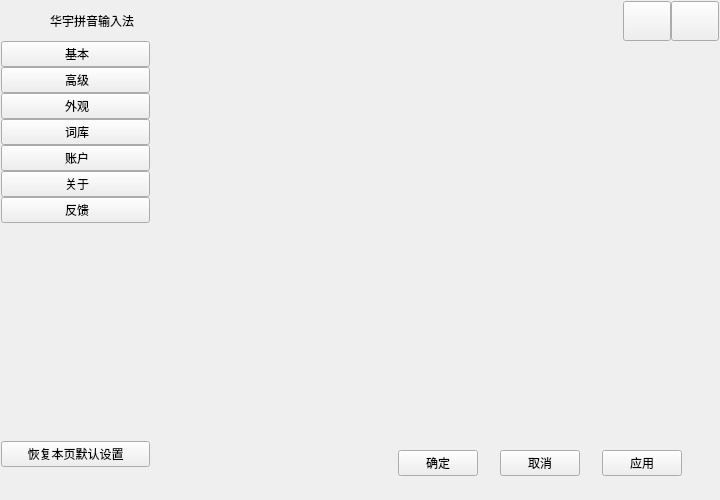
<?xml version="1.0" encoding="UTF-8"?>
<ui version="4.0">
 <class>MainWindow</class>
 <widget class="QMainWindow" name="MainWindow">
  <property name="geometry">
   <rect>
    <x>0</x>
    <y>0</y>
    <width>720</width>
    <height>500</height>
   </rect>
  </property>
  <property name="sizePolicy">
   <sizepolicy hsizetype="Expanding" vsizetype="Fixed">
    <horstretch>0</horstretch>
    <verstretch>0</verstretch>
   </sizepolicy>
  </property>
  <property name="minimumSize">
   <size>
    <width>720</width>
    <height>500</height>
   </size>
  </property>
  <property name="maximumSize">
   <size>
    <width>720</width>
    <height>500</height>
   </size>
  </property>
  <property name="windowTitle">
   <string>设置中心</string>
  </property>
  <property name="windowOpacity">
   <double>1.000000000000000</double>
  </property>
  <property name="iconSize">
   <size>
    <width>16</width>
    <height>16</height>
   </size>
  </property>
  <widget class="QWidget" name="centralWidget">
   <property name="sizePolicy">
    <sizepolicy hsizetype="Expanding" vsizetype="Expanding">
     <horstretch>0</horstretch>
     <verstretch>0</verstretch>
    </sizepolicy>
   </property>
   <property name="minimumSize">
    <size>
     <width>0</width>
     <height>0</height>
    </size>
   </property>
   <property name="maximumSize">
    <size>
     <width>166532</width>
     <height>166532</height>
    </size>
   </property>
   <layout class="QVBoxLayout" name="verticalLayout_5">
    <property name="leftMargin">
     <number>1</number>
    </property>
    <property name="topMargin">
     <number>1</number>
    </property>
    <property name="rightMargin">
     <number>1</number>
    </property>
    <property name="bottomMargin">
     <number>2</number>
    </property>
    <item>
     <layout class="QVBoxLayout" name="verticalLayout_4" stretch="50,450">
      <property name="spacing">
       <number>0</number>
      </property>
      <item>
       <widget class="QWidget" name="title_widget" native="true">
        <property name="sizePolicy">
         <sizepolicy hsizetype="Preferred" vsizetype="Expanding">
          <horstretch>0</horstretch>
          <verstretch>0</verstretch>
         </sizepolicy>
        </property>
        <property name="minimumSize">
         <size>
          <width>0</width>
          <height>40</height>
         </size>
        </property>
        <property name="maximumSize">
         <size>
          <width>16777215</width>
          <height>40</height>
         </size>
        </property>
        <layout class="QHBoxLayout" name="horizontalLayout_3" stretch="30,15,122,472,100">
         <property name="leftMargin">
          <number>0</number>
         </property>
         <property name="topMargin">
          <number>0</number>
         </property>
         <property name="rightMargin">
          <number>0</number>
         </property>
         <property name="bottomMargin">
          <number>0</number>
         </property>
         <item>
          <spacer name="horizontalSpacer_4">
           <property name="orientation">
            <enum>Qt::Horizontal</enum>
           </property>
           <property name="sizeType">
            <enum>QSizePolicy::Expanding</enum>
           </property>
           <property name="sizeHint" stdset="0">
            <size>
             <width>22</width>
             <height>17</height>
            </size>
           </property>
          </spacer>
         </item>
         <item>
          <widget class="QLabel" name="logo_label">
           <property name="text">
            <string/>
           </property>
          </widget>
         </item>
         <item>
          <widget class="QLabel" name="main_title">
           <property name="text">
            <string>华宇拼音输入法</string>
           </property>
          </widget>
         </item>
         <item>
          <spacer name="horizontalSpacer_3">
           <property name="orientation">
            <enum>Qt::Horizontal</enum>
           </property>
           <property name="sizeHint" stdset="0">
            <size>
             <width>386</width>
             <height>47</height>
            </size>
           </property>
          </spacer>
         </item>
         <item>
          <layout class="QHBoxLayout" name="horizontalLayout">
           <property name="spacing">
            <number>0</number>
           </property>
           <item>
            <widget class="QPushButton" name="miniBtn">
             <property name="sizePolicy">
              <sizepolicy hsizetype="Expanding" vsizetype="Expanding">
               <horstretch>0</horstretch>
               <verstretch>0</verstretch>
              </sizepolicy>
             </property>
             <property name="text">
              <string/>
             </property>
            </widget>
           </item>
           <item>
            <widget class="QPushButton" name="close_push_button">
             <property name="sizePolicy">
              <sizepolicy hsizetype="Expanding" vsizetype="Expanding">
               <horstretch>0</horstretch>
               <verstretch>0</verstretch>
              </sizepolicy>
             </property>
             <property name="text">
              <string/>
             </property>
            </widget>
           </item>
          </layout>
         </item>
        </layout>
       </widget>
      </item>
      <item>
       <widget class="QWidget" name="content_widget" native="true">
        <property name="sizePolicy">
         <sizepolicy hsizetype="Preferred" vsizetype="Expanding">
          <horstretch>0</horstretch>
          <verstretch>0</verstretch>
         </sizepolicy>
        </property>
        <layout class="QHBoxLayout" name="horizontalLayout_2" stretch="150,570">
         <property name="spacing">
          <number>0</number>
         </property>
         <property name="leftMargin">
          <number>0</number>
         </property>
         <property name="topMargin">
          <number>0</number>
         </property>
         <property name="rightMargin">
          <number>0</number>
         </property>
         <property name="bottomMargin">
          <number>2</number>
         </property>
         <item>
          <widget class="QWidget" name="sidewidget" native="true">
           <property name="sizePolicy">
            <sizepolicy hsizetype="Expanding" vsizetype="Expanding">
             <horstretch>0</horstretch>
             <verstretch>0</verstretch>
            </sizepolicy>
           </property>
           <property name="minimumSize">
            <size>
             <width>0</width>
             <height>0</height>
            </size>
           </property>
           <property name="maximumSize">
            <size>
             <width>16635</width>
             <height>16777215</height>
            </size>
           </property>
           <property name="styleSheet">
            <string notr="true"/>
           </property>
           <layout class="QVBoxLayout" name="verticalLayout_2">
            <property name="leftMargin">
             <number>0</number>
            </property>
            <property name="topMargin">
             <number>0</number>
            </property>
            <property name="rightMargin">
             <number>0</number>
            </property>
            <property name="bottomMargin">
             <number>29</number>
            </property>
            <item>
             <layout class="QVBoxLayout" name="verticalLayout">
              <property name="spacing">
               <number>0</number>
              </property>
              <property name="rightMargin">
               <number>1</number>
              </property>
              <item>
               <widget class="QPushButton" name="config_option_button">
                <property name="sizePolicy">
                 <sizepolicy hsizetype="Minimum" vsizetype="Fixed">
                  <horstretch>0</horstretch>
                  <verstretch>0</verstretch>
                 </sizepolicy>
                </property>
                <property name="minimumSize">
                 <size>
                  <width>0</width>
                  <height>0</height>
                 </size>
                </property>
                <property name="maximumSize">
                 <size>
                  <width>16635</width>
                  <height>16635</height>
                 </size>
                </property>
                <property name="text">
                 <string> 基本</string>
                </property>
               </widget>
              </item>
              <item>
               <widget class="QPushButton" name="advanced_option_button">
                <property name="sizePolicy">
                 <sizepolicy hsizetype="Minimum" vsizetype="Fixed">
                  <horstretch>0</horstretch>
                  <verstretch>0</verstretch>
                 </sizepolicy>
                </property>
                <property name="minimumSize">
                 <size>
                  <width>0</width>
                  <height>0</height>
                 </size>
                </property>
                <property name="maximumSize">
                 <size>
                  <width>16635</width>
                  <height>16635</height>
                 </size>
                </property>
                <property name="text">
                 <string> 高级</string>
                </property>
               </widget>
              </item>
              <item>
               <widget class="QPushButton" name="skin_option_button">
                <property name="sizePolicy">
                 <sizepolicy hsizetype="Minimum" vsizetype="Fixed">
                  <horstretch>0</horstretch>
                  <verstretch>0</verstretch>
                 </sizepolicy>
                </property>
                <property name="minimumSize">
                 <size>
                  <width>0</width>
                  <height>0</height>
                 </size>
                </property>
                <property name="maximumSize">
                 <size>
                  <width>16635</width>
                  <height>16635</height>
                 </size>
                </property>
                <property name="text">
                 <string> 外观</string>
                </property>
               </widget>
              </item>
              <item>
               <widget class="QPushButton" name="wordlib_option_button">
                <property name="sizePolicy">
                 <sizepolicy hsizetype="Minimum" vsizetype="Fixed">
                  <horstretch>0</horstretch>
                  <verstretch>0</verstretch>
                 </sizepolicy>
                </property>
                <property name="minimumSize">
                 <size>
                  <width>0</width>
                  <height>0</height>
                 </size>
                </property>
                <property name="maximumSize">
                 <size>
                  <width>16635</width>
                  <height>16635</height>
                 </size>
                </property>
                <property name="text">
                 <string> 词库</string>
                </property>
                <property name="flat">
                 <bool>false</bool>
                </property>
               </widget>
              </item>
              <item>
               <widget class="QPushButton" name="account_option_button">
                <property name="sizePolicy">
                 <sizepolicy hsizetype="Minimum" vsizetype="Fixed">
                  <horstretch>0</horstretch>
                  <verstretch>0</verstretch>
                 </sizepolicy>
                </property>
                <property name="minimumSize">
                 <size>
                  <width>0</width>
                  <height>0</height>
                 </size>
                </property>
                <property name="maximumSize">
                 <size>
                  <width>16635</width>
                  <height>16635</height>
                 </size>
                </property>
                <property name="text">
                 <string> 账户</string>
                </property>
               </widget>
              </item>
              <item>
               <widget class="QPushButton" name="about_option_button">
                <property name="sizePolicy">
                 <sizepolicy hsizetype="Minimum" vsizetype="Fixed">
                  <horstretch>0</horstretch>
                  <verstretch>0</verstretch>
                 </sizepolicy>
                </property>
                <property name="minimumSize">
                 <size>
                  <width>0</width>
                  <height>0</height>
                 </size>
                </property>
                <property name="maximumSize">
                 <size>
                  <width>16635</width>
                  <height>16635</height>
                 </size>
                </property>
                <property name="text">
                 <string> 关于</string>
                </property>
               </widget>
              </item>
              <item>
               <widget class="QPushButton" name="feedback_option_button">
                <property name="sizePolicy">
                 <sizepolicy hsizetype="Minimum" vsizetype="Fixed">
                  <horstretch>0</horstretch>
                  <verstretch>0</verstretch>
                 </sizepolicy>
                </property>
                <property name="minimumSize">
                 <size>
                  <width>0</width>
                  <height>0</height>
                 </size>
                </property>
                <property name="maximumSize">
                 <size>
                  <width>16635</width>
                  <height>16635</height>
                 </size>
                </property>
                <property name="text">
                 <string> 反馈</string>
                </property>
               </widget>
              </item>
              <item>
               <spacer name="verticalSpacer">
                <property name="orientation">
                 <enum>Qt::Vertical</enum>
                </property>
                <property name="sizeHint" stdset="0">
                 <size>
                  <width>20</width>
                  <height>40</height>
                 </size>
                </property>
               </spacer>
              </item>
              <item>
               <widget class="QPushButton" name="reset_btn">
                <property name="text">
                 <string>恢复本页默认设置</string>
                </property>
               </widget>
              </item>
             </layout>
            </item>
           </layout>
          </widget>
         </item>
         <item>
          <layout class="QVBoxLayout" name="verticalLayout_3" stretch="390,60">
           <property name="spacing">
            <number>0</number>
           </property>
           <item>
            <widget class="QStackedWidget" name="stackedWidget">
             <property name="sizePolicy">
              <sizepolicy hsizetype="Preferred" vsizetype="Expanding">
               <horstretch>0</horstretch>
               <verstretch>0</verstretch>
              </sizepolicy>
             </property>
             <property name="minimumSize">
              <size>
               <width>0</width>
               <height>0</height>
              </size>
             </property>
            </widget>
           </item>
           <item>
            <widget class="QWidget" name="bottomWidget" native="true">
             <property name="sizePolicy">
              <sizepolicy hsizetype="Preferred" vsizetype="Expanding">
               <horstretch>0</horstretch>
               <verstretch>0</verstretch>
              </sizepolicy>
             </property>
             <property name="minimumSize">
              <size>
               <width>0</width>
               <height>0</height>
              </size>
             </property>
             <property name="maximumSize">
              <size>
               <width>16777215</width>
               <height>16635</height>
              </size>
             </property>
             <layout class="QHBoxLayout" name="horizontalLayout_4" stretch="300,0,0,50,30">
              <property name="spacing">
               <number>5</number>
              </property>
              <property name="leftMargin">
               <number>0</number>
              </property>
              <property name="topMargin">
               <number>10</number>
              </property>
              <property name="rightMargin">
               <number>0</number>
              </property>
              <property name="bottomMargin">
               <number>15</number>
              </property>
              <item>
               <spacer name="horizontalSpacer">
                <property name="orientation">
                 <enum>Qt::Horizontal</enum>
                </property>
                <property name="sizeType">
                 <enum>QSizePolicy::Fixed</enum>
                </property>
                <property name="sizeHint" stdset="0">
                 <size>
                  <width>230</width>
                  <height>20</height>
                 </size>
                </property>
               </spacer>
              </item>
              <item>
               <widget class="QPushButton" name="save_btn">
                <property name="minimumSize">
                 <size>
                  <width>80</width>
                  <height>0</height>
                 </size>
                </property>
                <property name="maximumSize">
                 <size>
                  <width>80</width>
                  <height>16777215</height>
                 </size>
                </property>
                <property name="text">
                 <string>确定</string>
                </property>
               </widget>
              </item>
              <item>
               <widget class="QPushButton" name="cancel_btn">
                <property name="sizePolicy">
                 <sizepolicy hsizetype="Expanding" vsizetype="Fixed">
                  <horstretch>0</horstretch>
                  <verstretch>0</verstretch>
                 </sizepolicy>
                </property>
                <property name="minimumSize">
                 <size>
                  <width>80</width>
                  <height>0</height>
                 </size>
                </property>
                <property name="maximumSize">
                 <size>
                  <width>80</width>
                  <height>16777215</height>
                 </size>
                </property>
                <property name="text">
                 <string>取消</string>
                </property>
               </widget>
              </item>
              <item>
               <widget class="QPushButton" name="apply_btn">
                <property name="sizePolicy">
                 <sizepolicy hsizetype="Expanding" vsizetype="Fixed">
                  <horstretch>0</horstretch>
                  <verstretch>0</verstretch>
                 </sizepolicy>
                </property>
                <property name="minimumSize">
                 <size>
                  <width>80</width>
                  <height>0</height>
                 </size>
                </property>
                <property name="maximumSize">
                 <size>
                  <width>80</width>
                  <height>16777215</height>
                 </size>
                </property>
                <property name="text">
                 <string>应用</string>
                </property>
               </widget>
              </item>
              <item>
               <spacer name="horizontalSpacer_2">
                <property name="orientation">
                 <enum>Qt::Horizontal</enum>
                </property>
                <property name="sizeType">
                 <enum>QSizePolicy::Fixed</enum>
                </property>
                <property name="sizeHint" stdset="0">
                 <size>
                  <width>20</width>
                  <height>20</height>
                 </size>
                </property>
               </spacer>
              </item>
             </layout>
            </widget>
           </item>
          </layout>
         </item>
        </layout>
       </widget>
      </item>
     </layout>
    </item>
   </layout>
  </widget>
 </widget>
 <layoutdefault spacing="6" margin="11"/>
 <resources/>
 <connections/>
</ui>
